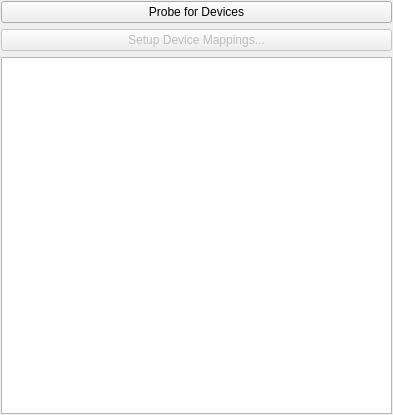
<?xml version="1.0" encoding="UTF-8"?>
<ui version="4.0">
 <class>EPMDeviceListClass</class>
 <widget class="QWidget" name="EPMDeviceListClass">
  <property name="geometry">
   <rect>
    <x>0</x>
    <y>0</y>
    <width>393</width>
    <height>415</height>
   </rect>
  </property>
  <property name="windowTitle">
   <string>Form</string>
  </property>
  <layout class="QVBoxLayout" name="verticalLayout_2">
   <property name="leftMargin">
    <number>1</number>
   </property>
   <property name="topMargin">
    <number>1</number>
   </property>
   <property name="rightMargin">
    <number>1</number>
   </property>
   <property name="bottomMargin">
    <number>1</number>
   </property>
   <item>
    <layout class="QHBoxLayout" name="horizontalLayout">
     <item>
      <layout class="QVBoxLayout" name="verticalLayout">
       <item>
        <widget class="QPushButton" name="_probeDevicesButton">
         <property name="text">
          <string>Probe for Devices</string>
         </property>
        </widget>
       </item>
       <item>
        <widget class="QPushButton" name="_setupDeviceMappingsButton">
         <property name="enabled">
          <bool>false</bool>
         </property>
         <property name="text">
          <string>Setup Device Mappings...</string>
         </property>
        </widget>
       </item>
      </layout>
     </item>
    </layout>
   </item>
   <item>
    <widget class="QListWidget" name="_deviceList">
     <property name="editTriggers">
      <set>QAbstractItemView::NoEditTriggers</set>
     </property>
     <property name="showDropIndicator" stdset="0">
      <bool>false</bool>
     </property>
     <property name="alternatingRowColors">
      <bool>true</bool>
     </property>
     <property name="selectionMode">
      <enum>QAbstractItemView::SingleSelection</enum>
     </property>
     <property name="selectionBehavior">
      <enum>QAbstractItemView::SelectRows</enum>
     </property>
    </widget>
   </item>
  </layout>
 </widget>
 <resources/>
 <connections/>
</ui>
